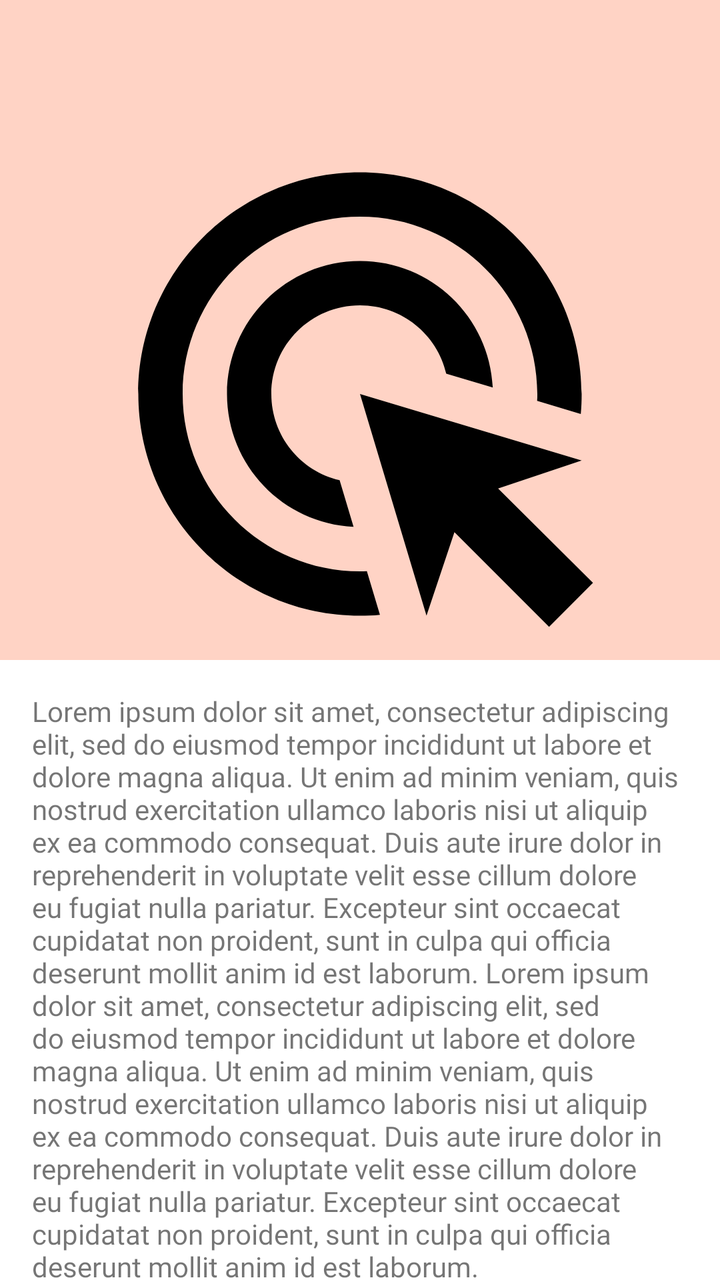
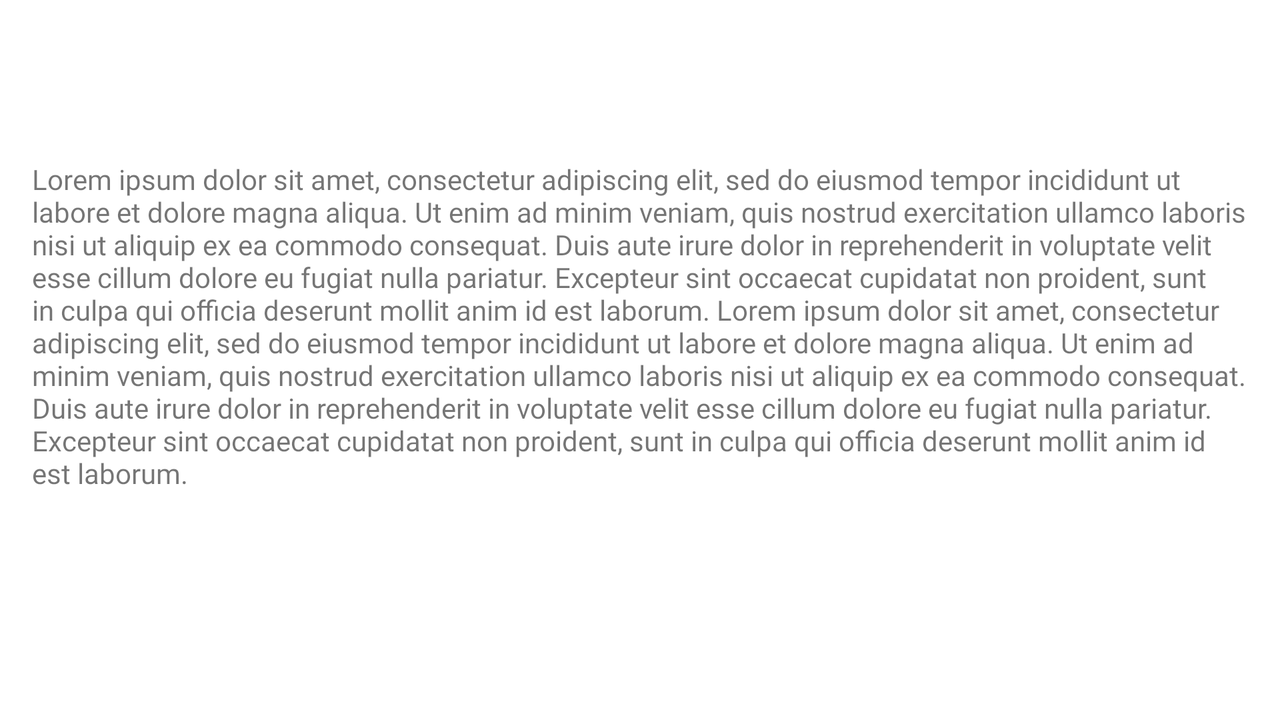

An Android layout and its configuration variant, each rendered on a device that would load it. The default file and the variant file are quoted in full after the pictures.
<!-- AndroidManifest.xml: application theme Theme.GoalChaser -->
<!-- res/layout/fragment_about.xml -->
<?xml version="1.0" encoding="utf-8"?>
<layout xmlns:tools="http://schemas.android.com/tools"
    xmlns:android="http://schemas.android.com/apk/res/android"
    xmlns:app="http://schemas.android.com/apk/res-auto">

    <androidx.constraintlayout.widget.ConstraintLayout
        android:id="@+id/about_root"
        android:layout_width="match_parent"
        android:layout_height="match_parent"
        tools:context=".InstructionsFragment">


        <ImageView
            android:id="@+id/about_header_image"
            android:layout_width="0dp"
            android:layout_height="@dimen/nav_header_height_modified"
            android:background="@color/semiTransparentColor"
            android:paddingTop="@dimen/padding_very_large"
            android:scaleType="fitCenter"
            android:src="@drawable/logo_placeholder"
            app:layout_constraintEnd_toEndOf="parent"
            app:layout_constraintStart_toStartOf="parent"
            app:layout_constraintTop_toTopOf="parent" />

        <TextView
            android:id="@+id/about_text"
            android:layout_width="0dp"
            android:layout_height="wrap_content"
            android:layout_margin="@dimen/margin_middle"
            android:text="@string/instructions_text"
            app:layout_constraintEnd_toEndOf="parent"

            app:layout_constraintStart_toStartOf="parent"
            app:layout_constraintTop_toBottomOf="@+id/about_header_image" />

    </androidx.constraintlayout.widget.ConstraintLayout>
</layout>
<!-- resources referenced by this layout -->
<resources>
  <color name="semiTransparentColor">#60FF8A65</color>
  <dimen name="margin_middle">16dp</dimen>
  <dimen name="nav_header_height_modified">330dp</dimen>
  <dimen name="padding_very_large">64dp</dimen>
  <!-- drawable logo_placeholder (drawable) -->
  <vector xmlns:android="http://schemas.android.com/apk/res/android"
      android:width="24dp"
      android:height="24dp"
      android:viewportWidth="24"
      android:viewportHeight="24"
      android:tint="?attr/colorPrimaryDark">
    <path
        android:fillColor="@android:color/white"
        android:pathData="M11.71,17.99C8.53,17.84 6,15.22 6,12c0,-3.31 2.69,-6 6,-6c3.22,0 5.84,2.53 5.99,5.71l-2.1,-0.63C15.48,9.31 13.89,8 12,8c-2.21,0 -4,1.79 -4,4c0,1.89 1.31,3.48 3.08,3.89L11.71,17.99zM22,12c0,0.3 -0.01,0.6 -0.04,0.9l-1.97,-0.59C20,12.21 20,12.1 20,12c0,-4.42 -3.58,-8 -8,-8s-8,3.58 -8,8s3.58,8 8,8c0.1,0 0.21,0 0.31,-0.01l0.59,1.97C12.6,21.99 12.3,22 12,22C6.48,22 2,17.52 2,12C2,6.48 6.48,2 12,2S22,6.48 22,12zM18.23,16.26L22,15l-10,-3l3,10l1.26,-3.77l4.27,4.27l1.98,-1.98L18.23,16.26z"/>
  </vector>
  <string name="instructions_text">Lorem ipsum dolor sit amet, consectetur adipiscing elit,
          sed do eiusmod tempor incididunt ut labore et dolore magna aliqua. Ut enim ad minim veniam,
          quis nostrud exercitation ullamco laboris nisi ut aliquip ex ea commodo consequat.
          Duis aute irure dolor in reprehenderit in voluptate velit esse cillum dolore eu fugiat
          nulla pariatur. Excepteur sint occaecat cupidatat non proident, sunt in culpa qui
          officia deserunt mollit anim id est laborum.
      Lorem ipsum dolor sit amet, consectetur adipiscing elit,
          sed do eiusmod tempor incididunt ut labore et dolore magna aliqua. Ut enim ad minim veniam,
          quis nostrud exercitation ullamco laboris nisi ut aliquip ex ea commodo consequat.
          Duis aute irure dolor in reprehenderit in voluptate velit esse cillum dolore eu fugiat
          nulla pariatur. Excepteur sint occaecat cupidatat non proident, sunt in culpa qui
          officia deserunt mollit anim id est laborum.</string>
  <style name="Theme.GoalChaser" parent="Theme.MaterialComponents.Light.DarkActionBar">
          
          <item name="colorPrimary">@color/primaryColor</item>
          <item name="colorPrimaryVariant">@color/primaryDarkColor</item>
          <item name="colorOnPrimary">@color/primaryTextColor</item>
          
          <item name="colorSecondary">@color/primaryColor</item>
          <item name="colorSecondaryVariant">@color/primaryColor</item>
          <item name="colorOnSecondary">@color/primaryTextColor</item>
          
          <item name="android:statusBarColor" tools:targetApi="l">?attr/colorPrimaryVariant</item>
  
          <item name="android:fontFamily">@font/actor</item>
          <item name="windowActionBar">false</item>
          <item name="windowNoTitle">true</item>
      </style>
  <color name="primaryColor">#FFA496</color>
  <color name="primaryDarkColor">#FFA496</color>
  <color name="primaryTextColor">#000000</color>
</resources>
<!-- res/layout-land/fragment_about.xml (the repository's variant of the layout above) -->
<!-- drawn on the phone turned sideways -->
<?xml version="1.0" encoding="utf-8"?>
<layout xmlns:tools="http://schemas.android.com/tools"
    xmlns:android="http://schemas.android.com/apk/res/android"
    xmlns:app="http://schemas.android.com/apk/res-auto">

    <androidx.constraintlayout.widget.ConstraintLayout
        android:id="@+id/about_root"
        android:layout_width="match_parent"
        android:layout_height="match_parent"
        tools:context=".ui.InstructionsFragment">


        <ImageView
            android:id="@+id/about_header_image"
            android:layout_width="0dp"
            android:layout_height="0dp"
            android:background="@color/semiTransparentColor"
            android:paddingStart="@dimen/padding_mid"
            android:paddingTop="@dimen/padding_very_large"
            android:scaleType="fitCenter"
            android:src="@drawable/ic_logo_goal_chaser"
            app:layout_constraintBottom_toBottomOf="parent"
            app:layout_constraintEnd_toStartOf="@+id/fragment_about_guide"
            app:layout_constraintStart_toStartOf="parent"
            app:layout_constraintTop_toTopOf="parent" />

        <TextView
            android:id="@+id/about_text"
            android:layout_width="0dp"
            android:layout_height="0dp"
            android:layout_margin="@dimen/margin_middle"
            android:layout_marginStart="@dimen/margin_middle"
            android:paddingTop="@dimen/padding_very_large"
            android:text="@string/instructions_text"
            app:layout_constraintBottom_toBottomOf="parent"
            app:layout_constraintEnd_toEndOf="parent"
            app:layout_constraintStart_toEndOf="@+id/about_header_image"
            app:layout_constraintTop_toTopOf="parent" />

        <androidx.constraintlayout.widget.Guideline
            android:id="@+id/fragment_about_guide"
            android:layout_width="wrap_content"
            android:layout_height="wrap_content"
            android:orientation="vertical"
            app:layout_constraintGuide_begin="@dimen/fragment_about_divider_length" />

    </androidx.constraintlayout.widget.ConstraintLayout>
</layout>
<!-- resources referenced by the variant -->
<!-- as the phone turned sideways resolves them -->
<resources>
  <color name="semiTransparentColor">#60FF8A65</color>
  <dimen name="margin_middle">16dp</dimen>
  <dimen name="padding_mid">16dp</dimen>
  <dimen name="padding_very_large">64dp</dimen>
  <!-- drawable ic_logo_goal_chaser: vector/xml drawable (drawable, 15489 chars, omitted) -->
  <string name="instructions_text">Lorem ipsum dolor sit amet, consectetur adipiscing elit,
          sed do eiusmod tempor incididunt ut labore et dolore magna aliqua. Ut enim ad minim veniam,
          quis nostrud exercitation ullamco laboris nisi ut aliquip ex ea commodo consequat.
          Duis aute irure dolor in reprehenderit in voluptate velit esse cillum dolore eu fugiat
          nulla pariatur. Excepteur sint occaecat cupidatat non proident, sunt in culpa qui
          officia deserunt mollit anim id est laborum.
      Lorem ipsum dolor sit amet, consectetur adipiscing elit,
          sed do eiusmod tempor incididunt ut labore et dolore magna aliqua. Ut enim ad minim veniam,
          quis nostrud exercitation ullamco laboris nisi ut aliquip ex ea commodo consequat.
          Duis aute irure dolor in reprehenderit in voluptate velit esse cillum dolore eu fugiat
          nulla pariatur. Excepteur sint occaecat cupidatat non proident, sunt in culpa qui
          officia deserunt mollit anim id est laborum.</string>
  <style name="Theme.GoalChaser" parent="Theme.MaterialComponents.Light.DarkActionBar">
          
          <item name="colorPrimary">@color/primaryColor</item>
          <item name="colorPrimaryVariant">@color/primaryDarkColor</item>
          <item name="colorOnPrimary">@color/primaryTextColor</item>
          
          <item name="colorSecondary">@color/primaryColor</item>
          <item name="colorSecondaryVariant">@color/primaryColor</item>
          <item name="colorOnSecondary">@color/primaryTextColor</item>
          
          <item name="android:statusBarColor" tools:targetApi="l">?attr/colorPrimaryVariant</item>
  
          <item name="android:fontFamily">@font/actor</item>
          <item name="windowActionBar">false</item>
          <item name="windowNoTitle">true</item>
      </style>
  <color name="primaryColor">#FFA496</color>
  <color name="primaryDarkColor">#FFA496</color>
  <color name="primaryTextColor">#000000</color>
</resources>
